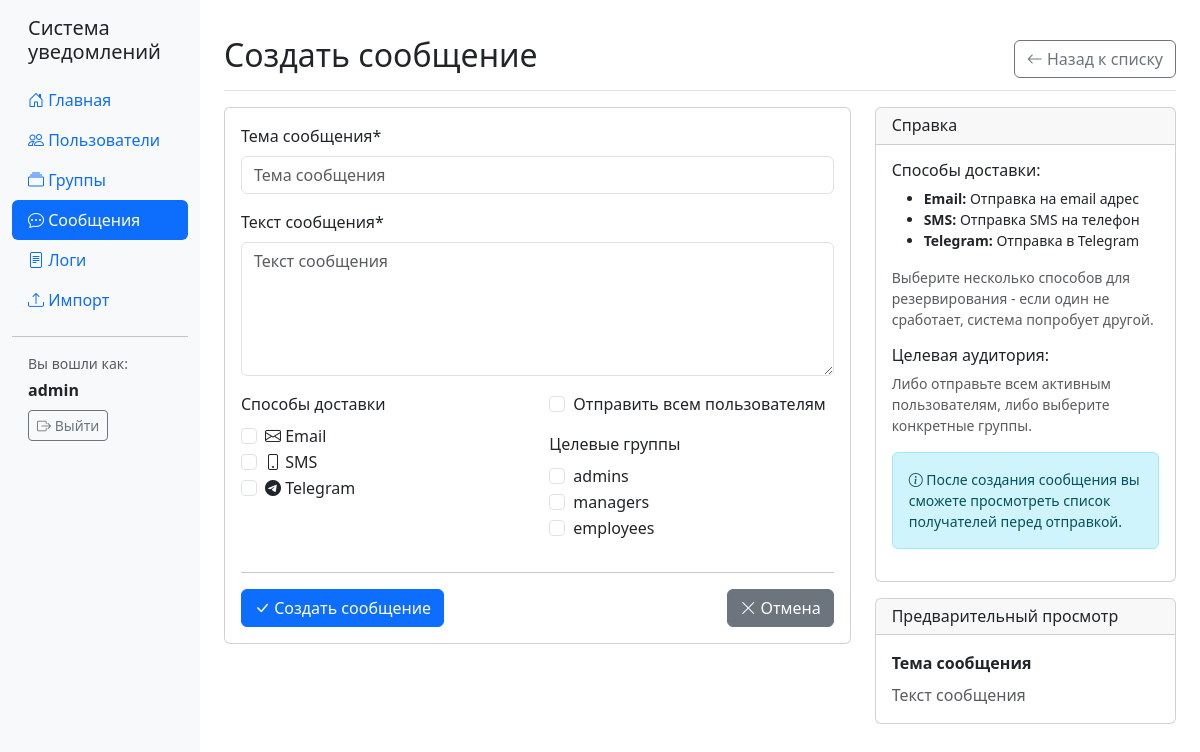
Page /messages/create/ (signed in) on the committed database.
### notifications/models.py (models this page shows)
class UserGroup(models.Model):
    name = models.CharField(max_length=100, unique=True)
    description = models.TextField(blank=True)
    created_at = models.DateTimeField(auto_now_add=True)
    def __str__(self):
        return self.name
    class Meta:
        verbose_name = "Группа пользователей"
        verbose_name_plural = "Группы пользователей"

### notifications/views.py (the view)
# urls.py: path('messages/create/', views.message_create, name='message_create'),
@login_required
def message_create(request):
    if request.method == 'POST':
        form = NotificationMessageForm(request.POST)
        if form.is_valid():
            message = form.save(commit=False)
            message.created_by = request.user
            message.save()
            form.save_m2m()
            messages.success(request, 'Сообщение создано')
            return redirect('message_send', message_id=message.id)
    else:
        form = NotificationMessageForm()
    return render(request, 'notifications/message_form.html', {
        'form': form,
        'title': 'Создать сообщение'
    })

### templates/notifications/message_form.html (shortened to what this page needs)
{% extends 'base.html' %}
{% load crispy_forms_tags %}
{% block content %}
<div class="d-flex justify-content-between flex-wrap flex-md-nowrap align-items-center pt-3 pb-2 mb-3 border-bottom">
    <h1 class="h2">{{ title }}</h1>
    <div class="btn-toolbar mb-2 mb-md-0">
        <a href="{% url 'message_list' %}" class="btn btn-outline-secondary">
            <i class="bi bi-arrow-left"></i> Назад к списку
        </a>
    </div>
</div>
<div class="row">
    <div class="col-md-8">
        <div class="card">
            <div class="card-body">
                <form method="post" id="message-form">
                    <div class="mb-3">
                        {{ form.title|as_crispy_field }}
                    </div>
                    <div class="mb-3">
                        {{ form.content|as_crispy_field }}
                    </div>
                    <div class="row">
                        <div class="col-md-6">
                            <div class="mb-3">
                                <label class="form-label">Способы доставки</label>
                                <div class="form-check">
                                    {{ form.delivery_methods.0.tag }}
                                    <label class="form-check-label" for="{{ form.delivery_methods.0.id_for_label }}">
                                        <i class="bi bi-envelope"></i> {{ form.delivery_methods.0.choice_label }}
                                    </label>
                                </div>
                                <div class="form-check">
                                    {{ form.delivery_methods.1.tag }}
                                    <label class="form-check-label" for="{{ form.delivery_methods.1.id_for_label }}">
                                        <i class="bi bi-phone"></i> {{ form.delivery_methods.1.choice_label }}
                                    </label>
                                </div>
                                <div class="form-check">
                                    {{ form.delivery_methods.2.tag }}
                                    <label class="form-check-label" for="{{ form.delivery_methods.2.id_for_label }}">
                                        <i class="bi bi-telegram"></i> {{ form.delivery_methods.2.choice_label }}
                                    </label>
                                </div>
                            </div>
                        </div>
                        <div class="col-md-6">
                            <div class="mb-3">
                                <div class="form-check mb-3">
                                    {{ form.send_to_all }}
                                    <label class="form-check-label" for="{{ form.send_to_all.id_for_label }}">
                                        {{ form.send_to_all.label }}
                                    </label>
                                </div>
                                <div id="target-groups" style="display: none;">
                                    <label class="form-label">Целевые группы</label>
                                    {% for group in form.target_groups %}
                                        <div class="form-check">
                                            {{ group.tag }}
                                            <label class="form-check-label" for="{{ group.id_for_label }}">
                                                {{ group.choice_label }}
                                            </label>
                                        </div>
                                    {% endfor %}
                                </div>
                            </div>
                        </div>
                    </div>
                    <hr>
                    <div class="d-flex justify-content-between">
                        <button type="submit" class="btn btn-primary">
                            <i class="bi bi-check-lg"></i> Создать сообщение
                        </button>
                        <a href="{% url 'message_list' %}" class="btn btn-secondary">
                            <i class="bi bi-x-lg"></i> Отмена
                        </a>
                    </div>
                </form>
            </div>
        </div>
    </div>
    <div class="col-md-4">
        <div class="card">
            <div class="card-header">
                <h6 class="mb-0">Справка</h6>
            </div>
            <div class="card-body">
                <h6>Способы доставки:</h6>
                <ul class="small">
                    <li><strong>Email:</strong> Отправка на email адрес</li>
                    <li><strong>SMS:</strong> Отправка SMS на телефон</li>
                    <li><strong>Telegram:</strong> Отправка в Telegram</li>
                </ul>
                <p class="small text-muted">
                    Выберите несколько способов для резервирования - если один не сработает,
                    система попробует другой.
                </p>
                <h6 class="mt-3">Целевая аудитория:</h6>
                <p class="small text-muted">
                    Либо отправьте всем активным пользователям, либо выберите конкретные группы.
                </p>
                <div class="alert alert-info small">
                    <i class="bi bi-info-circle"></i>
                    После создания сообщения вы сможете просмотреть список получателей
                    перед отправкой.
                </div>
            </div>
        </div>
        <div class="card mt-3">
            <div class="card-header">
                <h6 class="mb-0">Предварительный просмотр</h6>
            </div>
            <div class="card-body">
                <div id="preview-title" class="fw-bold mb-2">Тема сообщения</div>
                <div id="preview-content" class="text-muted">Текст сообщения</div>
            </div>
        </div>
    </div>
</div>
{% endblock %}

### templates/base.html (shortened to what this page needs)
<!DOCTYPE html>
<html lang="ru">
<head>
    <link href="https://cdn.jsdelivr.net/npm/bootstrap@5.3.0/dist/css/bootstrap.min.css" rel="stylesheet">
    <link href="https://cdn.jsdelivr.net/npm/bootstrap-icons@1.10.0/font/bootstrap-icons.css" rel="stylesheet">
</head>
<body>
    <div class="container-fluid">
        <div class="row">
            <nav class="col-md-3 col-lg-2 d-md-block sidebar">
                <div class="position-sticky pt-3">
                    <h5 class="px-3 mb-3">Система уведомлений</h5>
                    <ul class="nav nav-pills flex-column mb-auto">
                        <li class="nav-item">
                            <a href="{% url 'dashboard' %}" class="nav-link {% if request.resolver_match.url_name == 'dashboard' %}active{% endif %}">
                                <i class="bi bi-house-door"></i> Главная
                            </a>
                        </li>
                        <li class="nav-item">
                            <a href="{% url 'user_list' %}" class="nav-link {% if 'user' in request.resolver_match.url_name %}active{% endif %}">
                                <i class="bi bi-people"></i> Пользователи
                            </a>
                        </li>
                        <li class="nav-item">
                            <a href="{% url 'group_list' %}" class="nav-link {% if 'group' in request.resolver_match.url_name %}active{% endif %}">
                                <i class="bi bi-collection"></i> Группы
                            </a>
                        </li>
                        <li class="nav-item">
                            <a href="{% url 'message_list' %}" class="nav-link {% if 'message' in request.resolver_match.url_name %}active{% endif %}">
                                <i class="bi bi-chat-dots"></i> Сообщения
                            </a>
                        </li>
                        <li class="nav-item">
                            <a href="{% url 'logs' %}" class="nav-link {% if request.resolver_match.url_name == 'logs' %}active{% endif %}">
                                <i class="bi bi-file-text"></i> Логи
                            </a>
                        </li>
                        <li class="nav-item">
                            <a href="{% url 'import_users' %}" class="nav-link {% if request.resolver_match.url_name == 'import_users' %}active{% endif %}">
                                <i class="bi bi-upload"></i> Импорт
                            </a>
                        </li>
                    </ul>
                    <hr>
                    <div class="px-3">
                        {% if user.is_authenticated %}
                            <p class="small text-muted mb-1">Вы вошли как:</p>
                            <p class="fw-bold mb-2">{{ user.username }}</p>
                            <a href="/logout/" class="btn btn-outline-secondary btn-sm">
                                <i class="bi bi-box-arrow-right"></i> Выйти
                            </a>
                        {% else %}
                            <a href="/admin/login/" class="btn btn-primary btn-sm">
                                <i class="bi bi-box-arrow-in-right"></i> Войти
                            </a>
                        {% endif %}
                    </div>
                </div>
            </nav>
            <main class="col-md-9 ms-sm-auto col-lg-10 px-md-4 main-content">
                {% block content %}
                {% endblock %}
            </main>
        </div>
    </div>
</body>
</html>

### templates/base.html (style rules this page uses)
body { background-color: #fff !important; }
.sidebar { background-color: #f8f9fa; min-height: 100vh; }
.nav-link.active { background-color: #0d6efd !important; color: white !important; }
.main-content { padding: 20px; background-color: #fff; }

### rows in the picture
UserGroup: choice_label "admins"
UserGroup: choice_label "managers"
UserGroup: choice_label "employees"

### other values in the picture
{{ user.username }} "admin"
{{ title }} "Создать сообщение"
